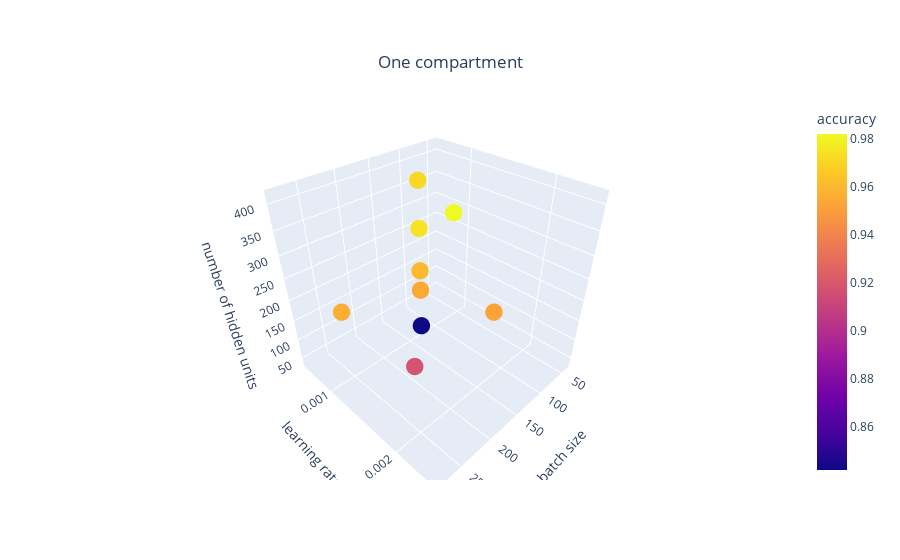
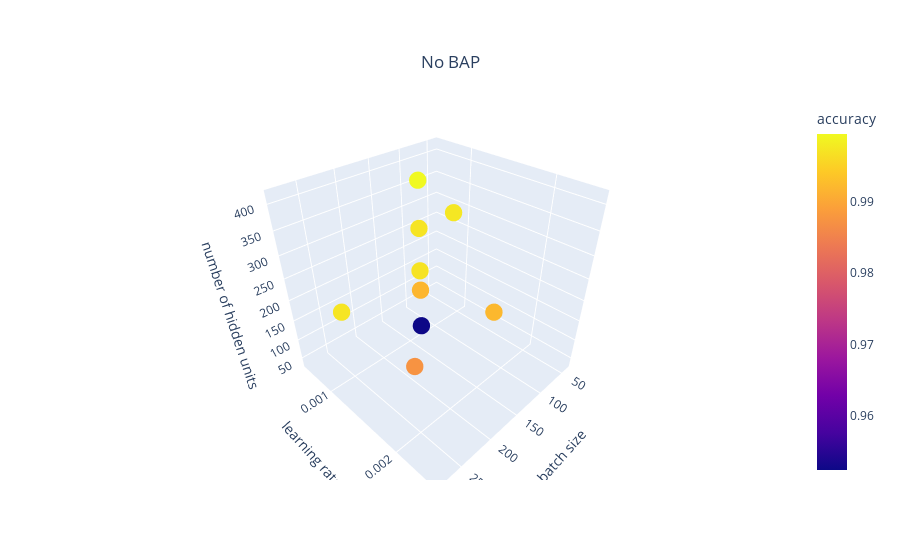
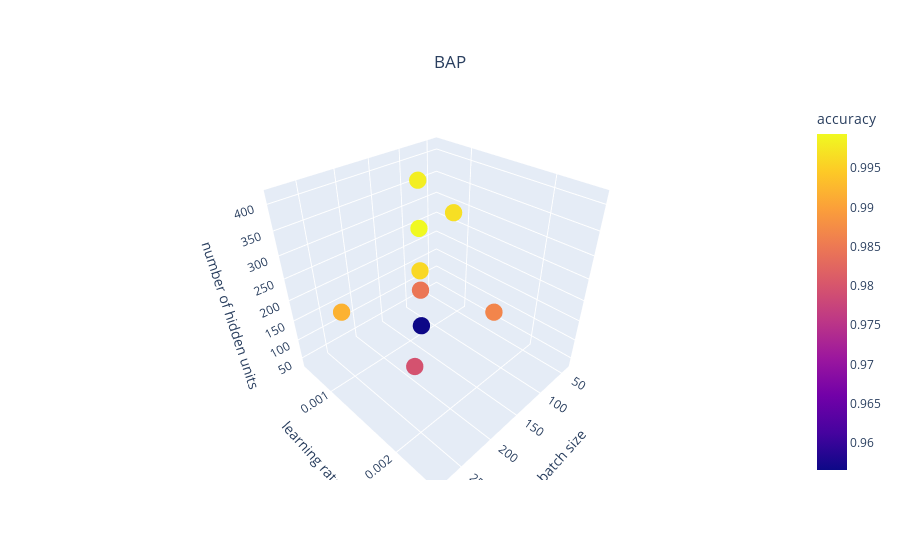

The cell these charts' notebook holds for them, in order:
### Code cell
import plotly.express as px

# Plot every model:
for model_name in model_names:
    fig = px.scatter_3d(data_frame=hyper_params_for_models[hyper_params_for_models['model_name'] == model_name], x='batch size', y='learning rate', z='number of hidden units',
                    color='accuracy', range_x=range_x, range_y=range_y, range_z=range_z,
                    title = model_name, hover_name='run_id')

    fig.update_traces(marker_size = 6)
    fig.update_layout(
        title={
            'text': model_name,
            'y':0.9,
            'x':0.5,
            'xanchor': 'center',
            'yanchor': 'top'
            })
    fig.show()

### Figure 1 — Plotly figure (JSON) as saved in the notebook; plotly's stock layout.template omitted (floating-point values rounded to 4 significant figures)
{"data": [{"hovertemplate": "<b>%{hovertext}</b><br><br>batch size=%{x}<br>learning rate=%{y}<br>number of hidden units=%{z}<br>accuracy=%{marker.color}<extra></extra>", "hovertext": [1, 2, 3, 4, 5, 6, 7, 8, 9], "legendgroup": "", "marker": {"color": [0.9177, 0.9561, 0.952, 0.9601, 0.9745, 0.9708, 0.982, 0.8419, 0.9544], "coloraxis": "coloraxis", "size": 6, "symbol": "circle"}, "mode": "markers", "name": "", "scene": "scene", "showlegend": false, "type": "scatter3d", "x": [256, 256, 128, 128, 128, 128, 64, 128, 128], "y": [0.002, 0.001, 0.002, 0.001, 0.001, 0.001, 0.001, 0.001, 0.001], "z": [200, 200, 200, 200, 300, 400, 300, 50, 150]}], "layout": {"coloraxis": {"colorbar": {"title": {"text": "accuracy"}}, "colorscale": [[0, "#0d0887"], [0.1111, "#46039f"], [0.2222, "#7201a8"], [0.3333, "#9c179e"], [0.4444, "#bd3786"], [0.5556, "#d8576b"], [0.6667, "#ed7953"], [0.7778, "#fb9f3a"], [0.8889, "#fdca26"], [1, "#f0f921"]]}, "legend": {"tracegroupgap": 0}, "scene": {"domain": {"x": [0, 1], "y": [0, 1]}, "xaxis": {"range": [32, 288], "title": {"text": "batch size"}}, "yaxis": {"range": [0.0005, 0.0025], "title": {"text": "learning rate"}}, "zaxis": {"range": [25, 425], "title": {"text": "number of hidden units"}}}, "title": {"text": "One compartment", "x": 0.5, "xanchor": "center", "y": 0.9, "yanchor": "top"}}}

### Figure 2 — Plotly figure (JSON) as saved in the notebook; plotly's stock layout.template omitted (floating-point values rounded to 4 significant figures)
{"data": [{"hovertemplate": "<b>%{hovertext}</b><br><br>batch size=%{x}<br>learning rate=%{y}<br>number of hidden units=%{z}<br>accuracy=%{marker.color}<extra></extra>", "hovertext": [1, 2, 3, 4, 5, 6, 7, 8, 9], "legendgroup": "", "marker": {"color": [0.9874, 0.9973, 0.9921, 0.9971, 0.9972, 0.9995, 0.9975, 0.9524, 0.9918], "coloraxis": "coloraxis", "size": 6, "symbol": "circle"}, "mode": "markers", "name": "", "scene": "scene", "showlegend": false, "type": "scatter3d", "x": [256, 256, 128, 128, 128, 128, 64, 128, 128], "y": [0.002, 0.001, 0.002, 0.001, 0.001, 0.001, 0.001, 0.001, 0.001], "z": [200, 200, 200, 200, 300, 400, 300, 50, 150]}], "layout": {"coloraxis": {"colorbar": {"title": {"text": "accuracy"}}, "colorscale": [[0, "#0d0887"], [0.1111, "#46039f"], [0.2222, "#7201a8"], [0.3333, "#9c179e"], [0.4444, "#bd3786"], [0.5556, "#d8576b"], [0.6667, "#ed7953"], [0.7778, "#fb9f3a"], [0.8889, "#fdca26"], [1, "#f0f921"]]}, "legend": {"tracegroupgap": 0}, "scene": {"domain": {"x": [0, 1], "y": [0, 1]}, "xaxis": {"range": [32, 288], "title": {"text": "batch size"}}, "yaxis": {"range": [0.0005, 0.0025], "title": {"text": "learning rate"}}, "zaxis": {"range": [25, 425], "title": {"text": "number of hidden units"}}}, "title": {"text": "No BAP", "x": 0.5, "xanchor": "center", "y": 0.9, "yanchor": "top"}}}

### Figure 3 — Plotly figure (JSON) as saved in the notebook; plotly's stock layout.template omitted (floating-point values rounded to 4 significant figures)
{"data": [{"hovertemplate": "<b>%{hovertext}</b><br><br>batch size=%{x}<br>learning rate=%{y}<br>number of hidden units=%{z}<br>accuracy=%{marker.color}<extra></extra>", "hovertext": [1, 2, 3, 4, 5, 6, 7, 8, 9], "legendgroup": "", "marker": {"color": [0.9796, 0.992, 0.9866, 0.996, 0.9994, 0.9983, 0.9967, 0.9565, 0.9846], "coloraxis": "coloraxis", "size": 6, "symbol": "circle"}, "mode": "markers", "name": "", "scene": "scene", "showlegend": false, "type": "scatter3d", "x": [256, 256, 128, 128, 128, 128, 64, 128, 128], "y": [0.002, 0.001, 0.002, 0.001, 0.001, 0.001, 0.001, 0.001, 0.001], "z": [200, 200, 200, 200, 300, 400, 300, 50, 150]}], "layout": {"coloraxis": {"colorbar": {"title": {"text": "accuracy"}}, "colorscale": [[0, "#0d0887"], [0.1111, "#46039f"], [0.2222, "#7201a8"], [0.3333, "#9c179e"], [0.4444, "#bd3786"], [0.5556, "#d8576b"], [0.6667, "#ed7953"], [0.7778, "#fb9f3a"], [0.8889, "#fdca26"], [1, "#f0f921"]]}, "legend": {"tracegroupgap": 0}, "scene": {"domain": {"x": [0, 1], "y": [0, 1]}, "xaxis": {"range": [32, 288], "title": {"text": "batch size"}}, "yaxis": {"range": [0.0005, 0.0025], "title": {"text": "learning rate"}}, "zaxis": {"range": [25, 425], "title": {"text": "number of hidden units"}}}, "title": {"text": "BAP", "x": 0.5, "xanchor": "center", "y": 0.9, "yanchor": "top"}}}
